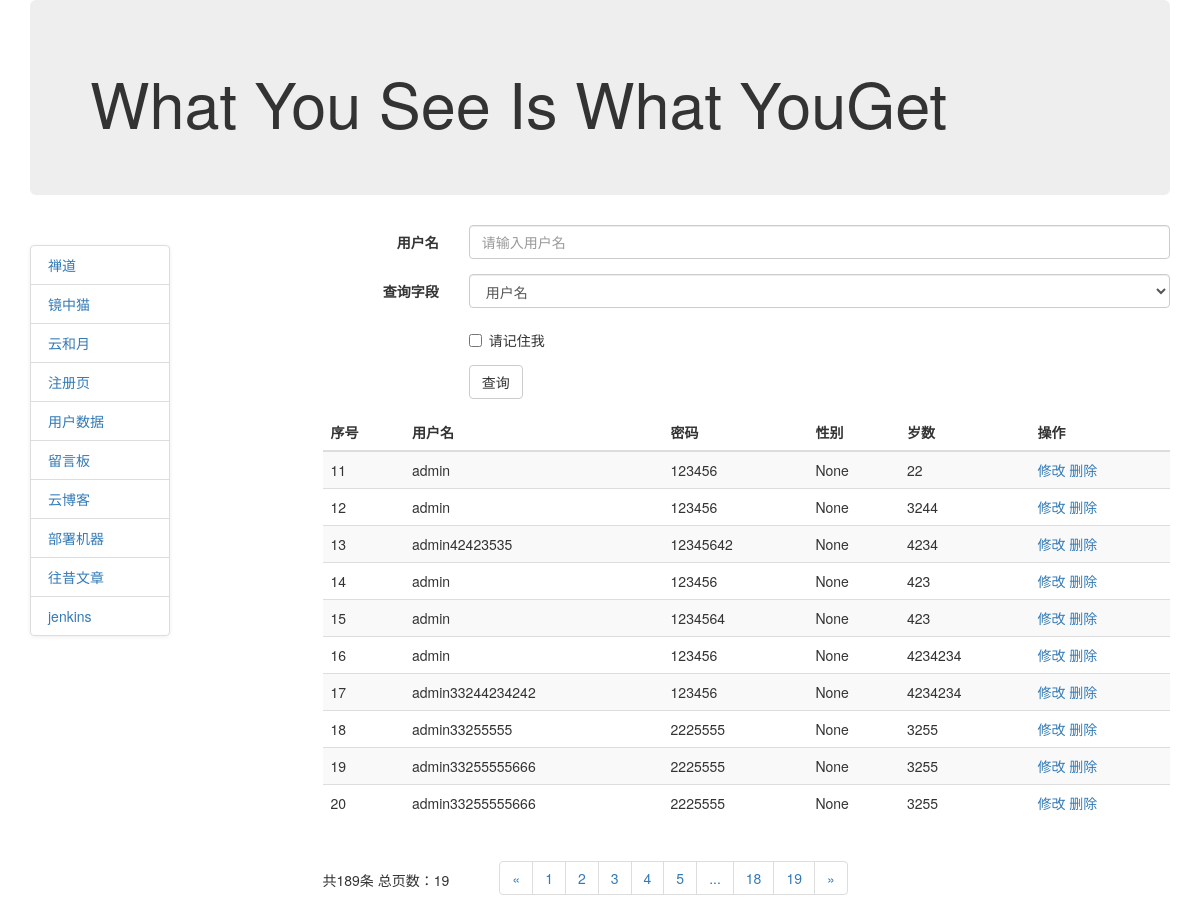
/user/userlist, run on the app's committed database.
### models.py (models this page shows)
class User(db.Model):
    id = db.Column(db.Integer, primary_key=True)
    username = db.Column(db.String)
    password = db.Column(db.String)
    sex = db.Column(db.String)
    age = db.Column(db.Integer)

### views/users/users.py (the view)
@user_app.route("/userlist", methods=['get', 'post'])
def userList():
    if request.method == "POST":
        input_username = request.form['username']
        condition = {request.form['field']: input_username}
        print(condition)
        users = User.query.filter_by(**condition).all()
        if not input_username:
            users = User.query.all()
    else:
        page = request.args.get('page')
        if page is not None:
            users = User.query.paginate(int(page), 10)
        else:
            users = User.query.paginate(1, 10)
    return render_template("user/user_list.html", users=users.items,
                           pages=users.pages,  # 总页数
                           total=users.total,  # 总条数
                           pageList=users.iter_pages(),  # 自动分页
                           next_num=users.next_num,  # 下一页
                           prev_num=users.prev_num  # 上一页
                           )

### templates/user/user_list.html (shortened to what this page needs)
{% extends 'base02.html' %}
{% block content %}
<form class="form-horizontal" role="form" action="{{ url_for("user_app.userList") }}" method="post">
  <div class="form-group">
    <label for="username" class="col-sm-2 control-label">用户名</label>
    <div class="col-sm-10">
      <input type="text" class="form-control" id="username" name="username" placeholder="请输入用户名">
    </div>
  </div>
  <div class="form-group">
		<label for="field" class="col-xs-2 control-label">查询字段</label>
		<div class="col-xs-10">
			<select name="field" class="form-control">
				<option value="username">用户名</option>
			</select>
		</div>
  </div>
  <div class="form-group">
    <div class="col-sm-offset-2 col-sm-10">
      <div class="checkbox">
        <label>
          <input type="checkbox">请记住我
        </label>
      </div>
    </div>
  </div>
  <div class="form-group">
    <div class="col-sm-offset-2 col-sm-10">
      <button type="submit" class="btn btn-default">查询</button>
    </div>
  </div>
</form>
<table class="table table-striped">
  <thead>
    <tr>
		<th>序号</th>
		<th>用户名</th>
		<th>密码</th>
		<th>性别</th>
		<th>岁数</th>
		<th>操作</th>
	</tr>
  </thead>
  <tbody>
    {% for user in users %}
	<tr>
		<td>{{ user.id}}</td>
		<td>{{ user.username}}</td>
		<td>{{ user.password}}</td>
		<td>{{ user.sex}}</td>
		<td>{{ user.age}}</td>
		<td>
			<a href="{{ url_for("user_app.editUser", user_id=user.id) }}">修改</a>
			<a href="{{ url_for("user_app.deleteUser", user_id=user.id) }}">删除</a>
		</td>
	</tr>
	{% endfor %}
  </tbody>
</table>
<table>
	<tr>
	<td>共{{ total }}条 总页数：{{ pages }}</td>
	<td >
		<ul class="pagination" style="margin-left: 50px">
			{% if prev_num != None %}
				<li><a href="?page={{ prev_num }}">&laquo;</a></li>
			{% else %}
				<li><a href="#">&laquo;</a></li>
			{% endif %}
			{% for page in pageList %}
				{% if page != None %}
					<li><a href="?page={{ page }}">{{ page }}</a></li>
				{% else %}
					<li><a href="#">...</a></li>
				{% endif %}
			{% endfor %}
			{% if next_num != None %}
				<li><a href="?page={{ next_num }}">&raquo;</a></li>
			{% else %}
				<li><a href="#">&raquo;</a></li>
			{% endif %}
		</ul>
	</td>
	</tr>
</table>
{% endblock %}

### data on the page
User: id "11", username "admin", password "123456", sex "None", age "22"
User: id "12", username "admin", password "123456", sex "None", age "3244"
User: id "13", username "admin42423535", password "12345642", sex "None", age "4234"
User: id "14", username "admin", password "123456", sex "None", age "423"
User: id "15", username "admin", password "1234564", sex "None", age "423"
User: id "16", username "admin", password "123456", sex "None", age "4234234"
User: id "17", username "admin33244234242", password "123456", sex "None", age "4234234"
User: id "18", username "admin33255555", password "2225555", sex "None", age "3255"
User: id "19", username "admin33255555666", password "2225555", sex "None", age "3255"
User: id "20", username "admin33255555666", password "2225555", sex "None", age "3255"

### other printed values
{{ total }} "189"
{{ pages }} "19"
{{ page }} "1" "2" "3" "4" "5" "18" "19"
